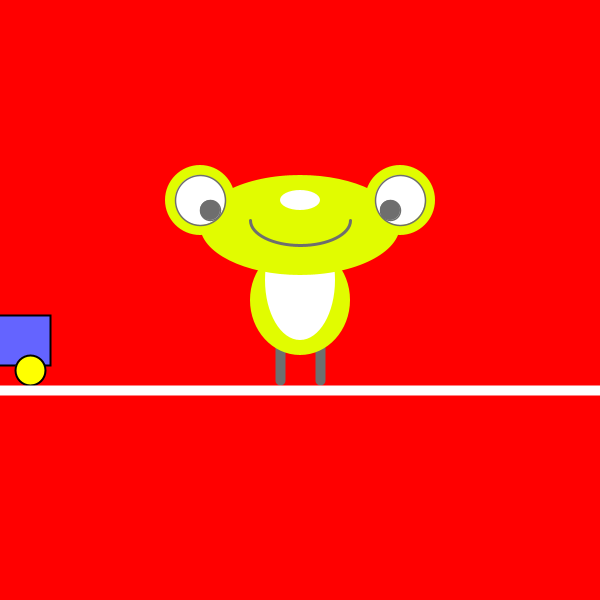
Frame 1 (no input)
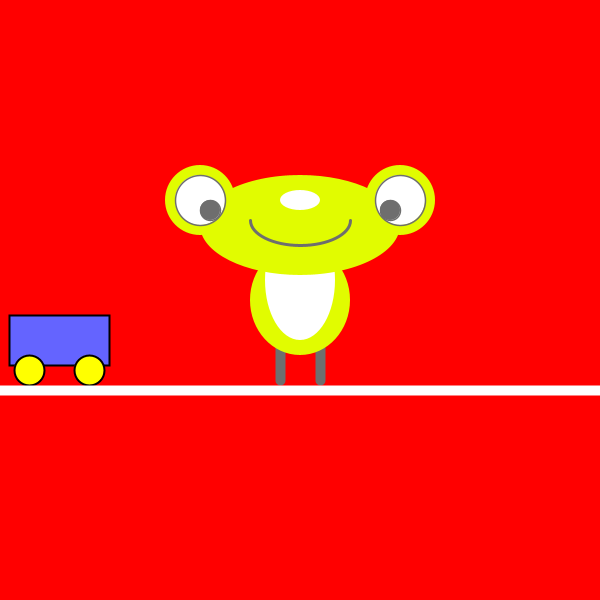
Frame 60 (the mouse pressed at the canvas centre just before this capture)
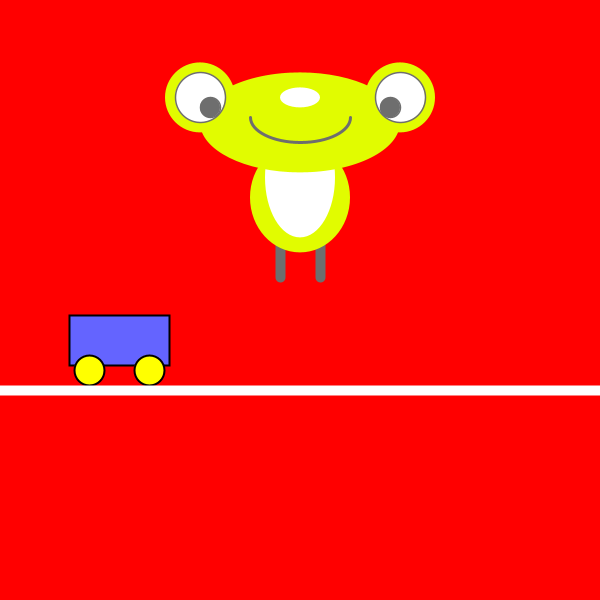
Frame 120 (the mouse held since frame 60 and released just before this capture)

The Processing sketch that drew these frames (run headless with seeded random() and noise(); from frame 60 on, the mouse is pressed at the canvas centre):

// Processing sketch: processing_40671
// ── processing_40671.pde

float carx=0;
float x=300;
float y=300;
float speed = 2;
float gravity = -0.009;
int r;
int g;



void setup() {
  size(600,600);
  r=225;
 g=252;
}
  
void draw() {
  background(255,0,0);
  smooth();
  
 //Draw a car
 stroke(0);
 strokeWeight(2);
 fill(100,100,255);
 rectMode(CENTER);
 rect(carx,340,100,50);
 fill(255,255,0);
 ellipse(carx-30,370,30,30);
 fill(255,255,0);
 ellipse(carx+30,370,30,30);
 carx=carx+1;
 
 if (carx>width+50) {
   carx=0;
 }
 
 //set CENTER mode
 ellipseMode(CENTER);

 //Draw Frog's feet
 stroke(110);
 strokeWeight(10);
 line(x-20,y+30,x-20,y+80);
 line(x+20,y+30,x+20,y+80);
 

 //Draw Frog's body
 noStroke();
 fill(r,g,0);
 ellipse(x,y,100,110);
 fill(255);
 ellipse(x,y-20,70,120);
 
 
 
 //Draw Frog's head
  noStroke();
  fill(r,g,0);
 ellipse(x,y-75,200,100);
 
 //Draw Frog's eyes
  noStroke();
   fill(r,g,0);
 ellipse(x-100,y-100,70,70);
 ellipse(x+100,y-100,70,70);
 
 //Draw Frog's eyes' ball
  stroke(110);
  strokeWeight(1.5);
  fill(255);
 ellipse(x-100,y-100,50,50);
 ellipse(x+100,y-100,50,50);
 fill(110);
 ellipse(x-90,y-90,20,20);
 ellipse(x+90,y-90,20,20);
 
 //Draw Frog's highlight
  noStroke();
  fill(255);
 ellipse(x,y-100,40,20);
 
 //Draw Frog's mouth
 stroke(110);
 strokeWeight(3);
 noFill();
 arc(x,y-80,100,50,0,PI);

 
if (mousePressed==true){
   y=y-speed;
   speed=speed+gravity;
 } 
if (mousePressed==false){
    if(y<300){
     y=y-speed;
   speed=speed+gravity;
}
if(y>300){
  y=300;
  speed=2;
}
}
if((carx>200)&&(carx<400) && (y>250)){
  r=int(random(255));
  g=int(random(255));

  }  else{
    r=225;
    g=252;}





 

 //Draw a ground line
  stroke(255);
 strokeWeight(10);
 line(0,390,width,390);
  }
 
